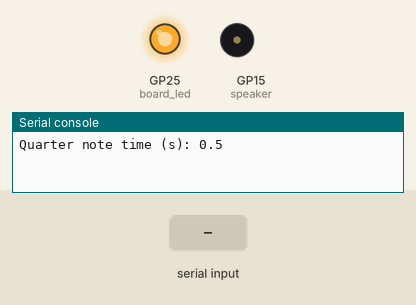
Simulated run of this program. Board: Raspberry Pi Pico running MicroPython. On the bench: output pins drawn as LEDs (lit = HIGH), buzzer (waves = sounding), the last lines printed to the serial console. The test bench sets the inputs (shaded band).

Above: at 1.2 s.
1.3 s: "START\n" received over the second serial link
At 2.7 s:
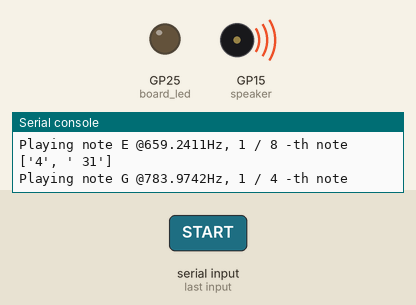
At 3.97 s:
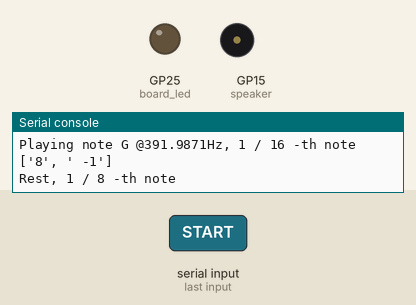
Timing chart, 0 to 10.3 s (numbered marks = the images above; inputs shaded):
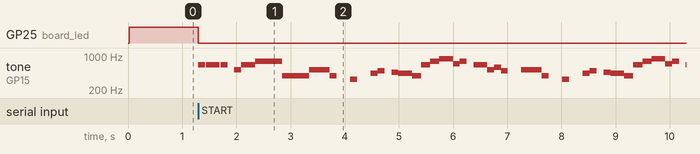

The program:

duet_part1.py
```python
from machine import Pin, PWM, UART
import utime

'''
['C', 'Cs', 'D', 'Ds', 'E', 'F', 'Fs', 'G', 'Gs', 'A', 'As', 'B']
  0    1     2    3     4    5    6     7    8     0    10    11
 12   13    14   15    16   17   18    19   20    21    22    23
 24   25    26   27    28   29   30    31   32    33    34    35
 36   37    38   39    40   41   42    43   44    45    46    47
'''

# Start with A1
note_frequencies = [130.81]
note_names = ['C', 'Cs', 'D', 'Ds', 'E', 'F', 'Fs', 'G', 'Gs', 'A', 'As', 'B']

for note in range(1, 49):
    note_frequencies.append(note_frequencies[0] * (2. ** (float(note) / 12.)))
    print(str(note_names[note % 12]) + ' ' + str(note_frequencies[-1]))

# Read music csv file
music = []
with open('mario_1.txt','r') as file:
    for line in file:
        line = line.rstrip('\n')
        line = line.rstrip('\r')
        music.append(line.split(','))

print(music)

print('\n')
tempo_bpm = music[0][0]
print('tempo (BPM):           ' + str(tempo_bpm))
quarter_note_time = 60. / float(tempo_bpm)
print('Quarter note time (s): ' + str(quarter_note_time))
print('\n')

speaker = PWM(Pin(15))
board_led = Pin(25, Pin.OUT)
uart1 = UART(1, baudrate=9600, tx=Pin(8), rx=Pin(9), timeout=50)
uart0 = UART(0, baudrate=9600, tx=Pin(16), rx=Pin(17), timeout=50)

# Starting synchronization
txData = bytes("START", 'utf-8')
board_led.on()
while True:
    uart0.write(txData + b'\n')
    rxData = uart0.readline()
    if not rxData is None:
        if "START" in rxData.decode('utf-8'):
            break
board_led.off()

for idx in range(1, len(music)):
    print(music[idx])
    if int(music[idx][1]) >= 0:
        note_duration = 4 * quarter_note_time / float(music[idx][0])
        note_freq = note_frequencies[int(music[idx][1])]
        note_name = note_names[int(music[idx][1]) % 12]

        start_time = utime.ticks_ms()

        speaker.freq(round(note_freq))
        speaker.duty_u16(2 ** 15)
        print('Playing note ' + note_name + ' @' + str(note_freq) + 'Hz, 1 / ' + str(int(music[idx][0])) + ' -th note')
    else:
        note_duration = 4 * quarter_note_time / float(music[idx][0])

        start_time = utime.ticks_ms()

        speaker.duty_u16(0)

        print('Rest, 1 / ' + str(int(music[idx][0])) + ' -th note')


    while utime.ticks_diff(utime.ticks_ms(), start_time) < note_duration * 1000:
        pass

speaker.duty_u16(0)
```

Measured:
- after the input at 1.3 s, GP25 (board_led): HIGH → LOW at once; tone on GP15 (speaker): plays 659 Hz for 0.13 s, 659 Hz for 0.25 s, 659 Hz for 0.13 s, 523 Hz for 0.13 s, 659 Hz for 0.25 s, 784 Hz for 0.50 s … (38 notes in this stretch), starting at once
